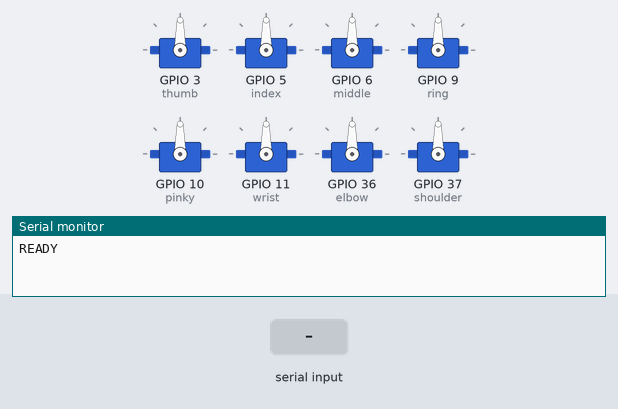
Bench run of a sketch on a simulated ESP32. Shown: 8 × servo, the last lines printed to the serial monitor. Inputs (shaded band) come from the test bench.

Above: at 1.6 s.
1.7 s: "GRIP\n" received over Serial
At 3.2 s:
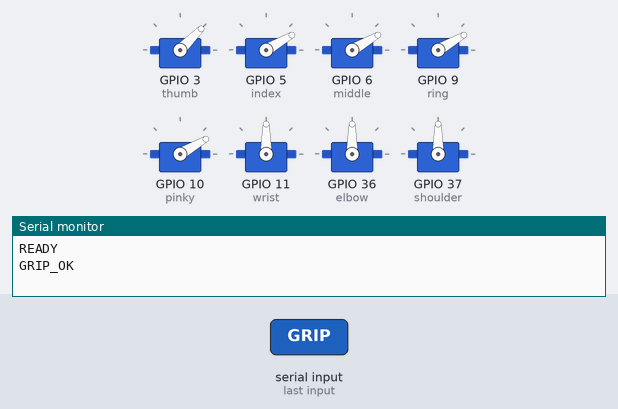
3.5 s: "HOME\n" received over Serial
At 3.65 s:
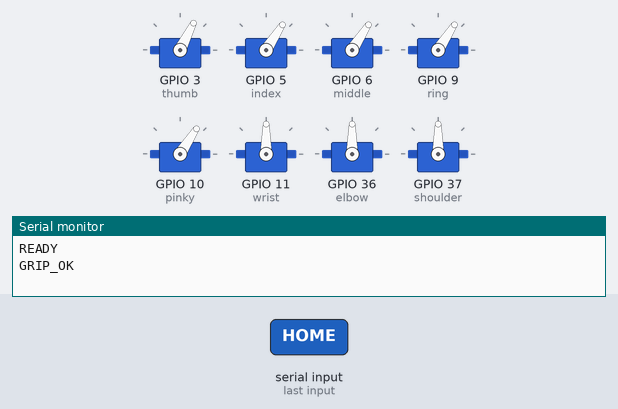
Timing chart, 0 to 6.5 s (numbered marks = the images above; inputs shaded):
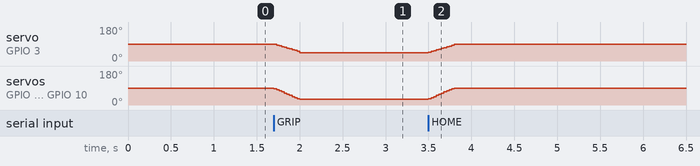

Measured:
- after the input at 1.7 s, servo on GPIO 3 (thumb): moves from 90° to 45° over 0.30 s, starting at once; servo on GPIO 5 (index), servo on GPIO 6 (middle), servo on GPIO 9 (ring), servo on GPIO 10 (pinky): moves from 90° to 30° over 0.30 s, starting at once
- after the input at 3.5 s, servo on GPIO 3 (thumb): moves from 45° to 90° over 0.30 s, starting at once; servo on GPIO 5 (index), servo on GPIO 6 (middle), servo on GPIO 9 (ring), servo on GPIO 10 (pinky): moves from 30° to 90° over 0.30 s, starting at once

The sketch:

robot_arm.ino
```cpp
/*
 * Роборука на Arduino - управление сервоприводами
 *
 * Схема подключения:
 * - Сервопривод 1: Большой палец (pin 3)
 * - Сервопривод 2: Указательный палец (pin 5)
 * - Сервопривод 3: Средний палец (pin 6)
 * - Сервопривод 4: Безымянный палец (pin 9)
 * - Сервопривод 5: Мизинец (pin 10)
 * - Сервопривод 6: Запястье (pin 11)
 * - Сервопривод 7: Локоть (pin A0)
 * - Сервопривод 8: Плечо (pin A1)
 *
 * Управление через Serial (Python скрипт)
 */

#include <Servo.h>

// Сервоприводы
Servo thumb;      // Большой палец
Servo index;      // Указательный
Servo middle;     // Средний
Servo ring;       // Безымянный
Servo pinky;      // Мизинец
Servo wrist;      // Запястье
Servo elbow;      // Локоть
Servo shoulder;   // Плечо

// Позиции
int pos_thumb = 90;
int pos_index = 90;
int pos_middle = 90;
int pos_ring = 90;
int pos_pinky = 90;
int pos_wrist = 90;
int pos_elbow = 90;
int pos_shoulder = 90;

// Границы углов
const int MIN_ANGLE = 0;
const int MAX_ANGLE = 180;

void setup() {
  Serial.begin(9600);

  // Подключение сервоприводов
  thumb.attach(3);
  index.attach(5);
  middle.attach(6);
  ring.attach(9);
  pinky.attach(10);
  wrist.attach(11);
  elbow.attach(A0);
  shoulder.attach(A1);

  // Начальная позиция - "открытая ладонь"
  moveToPosition(90, 90, 90, 90, 90, 90, 90, 90);

  Serial.println("READY");
}

void loop() {
  if (Serial.available() > 0) {
    String command = Serial.readStringUntil('\n');
    command.trim();

    // Парсинг команды: "TH,IN,MI,RI,PI,WR,EL,SH"
    parseCommand(command);
  }
}

void parseCommand(String cmd) {
  if (cmd.startsWith("SET:")) {
    cmd = cmd.substring(4);

    int positions[8];
    int index = 0;
    int start = 0;

    for (int i = 0; i <= cmd.length() && index < 8; i++) {
      if (i == cmd.length() || cmd.charAt(i) == ',') {
        String val = cmd.substring(start, i);
        positions[index++] = val.toInt();
        start = i + 1;
      }
    }

    if (index == 8) {
      moveToPosition(
        positions[0], positions[1], positions[2], positions[3],
        positions[4], positions[5], positions[6], positions[7]
      );
      Serial.println("OK");
    }
  }
  else if (cmd == "HOME") {
    moveToPosition(90, 90, 90, 90, 90, 90, 90, 90);
    Serial.println("HOME_OK");
  }
  else if (cmd == "GRIP") {
    // Захват - все пальцы сжимаются
    moveToPosition(45, 30, 30, 30, 30, 90, 90, 90);
    Serial.println("GRIP_OK");
  }
  else if (cmd == "OPEN") {
    // Открыть ладонь
    moveToPosition(90, 90, 90, 90, 90, 90, 90, 90);
    Serial.println("OPEN_OK");
  }
  else if (cmd == "STATUS") {
    Serial.printf("POS:%d,%d,%d,%d,%d,%d,%d,%d\n",
      pos_thumb, pos_index, pos_middle, pos_ring,
      pos_pinky, pos_wrist, pos_elbow, pos_shoulder);
  }
}

void moveToPosition(int t, int i, int m, int r, int p, int w, int e, int s) {
  // Ограничение углов
  t = constrain(t, MIN_ANGLE, MAX_ANGLE);
  i = constrain(i, MIN_ANGLE, MAX_ANGLE);
  m = constrain(m, MIN_ANGLE, MAX_ANGLE);
  r = constrain(r, MIN_ANGLE, MAX_ANGLE);
  p = constrain(p, MIN_ANGLE, MAX_ANGLE);
  w = constrain(w, MIN_ANGLE, MAX_ANGLE);
  e = constrain(e, MIN_ANGLE, MAX_ANGLE);
  s = constrain(s, MIN_ANGLE, MAX_ANGLE);

  // Плавное движение
  int steps = 20;
  int d_thumb = (t - pos_thumb) / steps;
  int d_index = (i - pos_index) / steps;
  int d_middle = (m - pos_middle) / steps;
  int d_ring = (r - pos_ring) / steps;
  int d_pinky = (p - pos_pinky) / steps;
  int d_wrist = (w - pos_wrist) / steps;
  int d_elbow = (e - pos_elbow) / steps;
  int d_shoulder = (s - pos_shoulder) / steps;

  for (int step = 0; step < steps; step++) {
    pos_thumb += d_thumb;
    pos_index += d_index;
    pos_middle += d_middle;
    pos_ring += d_ring;
    pos_pinky += d_pinky;
    pos_wrist += d_wrist;
    pos_elbow += d_elbow;
    pos_shoulder += d_shoulder;

    thumb.write(pos_thumb);
    index.write(pos_index);
    middle.write(pos_middle);
    ring.write(pos_ring);
    pinky.write(pos_pinky);
    wrist.write(pos_wrist);
    elbow.write(pos_elbow);
    shoulder.write(pos_shoulder);

    delay(15);
  }

  // Финальная позиция
  pos_thumb = t;
  pos_index = i;
  pos_middle = m;
  pos_ring = r;
  pos_pinky = p;
  pos_wrist = w;
  pos_elbow = e;
  pos_shoulder = s;

  thumb.write(pos_thumb);
  index.write(pos_index);
  middle.write(pos_middle);
  ring.write(pos_ring);
  pinky.write(pos_pinky);
  wrist.write(pos_wrist);
  elbow.write(pos_elbow);
  shoulder.write(pos_shoulder);

  delay(100);
}
```
